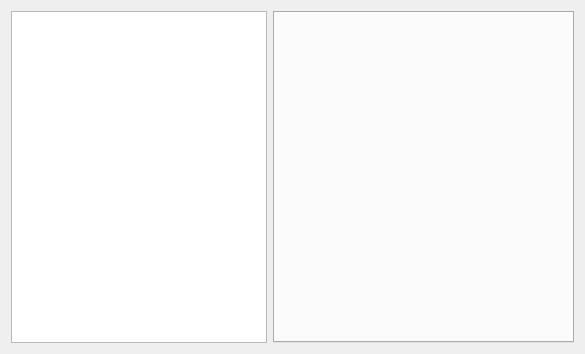
<?xml version="1.0" encoding="UTF-8"?>
<ui version="4.0">
 <class>QSqlEditor</class>
 <widget class="QWidget" name="QSqlEditor">
  <property name="geometry">
   <rect>
    <x>0</x>
    <y>0</y>
    <width>585</width>
    <height>354</height>
   </rect>
  </property>
  <property name="windowTitle">
   <string>Form</string>
  </property>
  <layout class="QHBoxLayout" name="horizontalLayout" stretch="0,0">
   <item>
    <widget class="QTreeView" name="dbTreeView">
     <property name="sizePolicy">
      <sizepolicy hsizetype="Preferred" vsizetype="Expanding">
       <horstretch>0</horstretch>
       <verstretch>0</verstretch>
      </sizepolicy>
     </property>
    </widget>
   </item>
   <item>
    <widget class="QTabWidget" name="tabWidget">
     <property name="currentIndex">
      <number>-1</number>
     </property>
    </widget>
   </item>
  </layout>
 </widget>
 <resources/>
 <connections/>
</ui>
